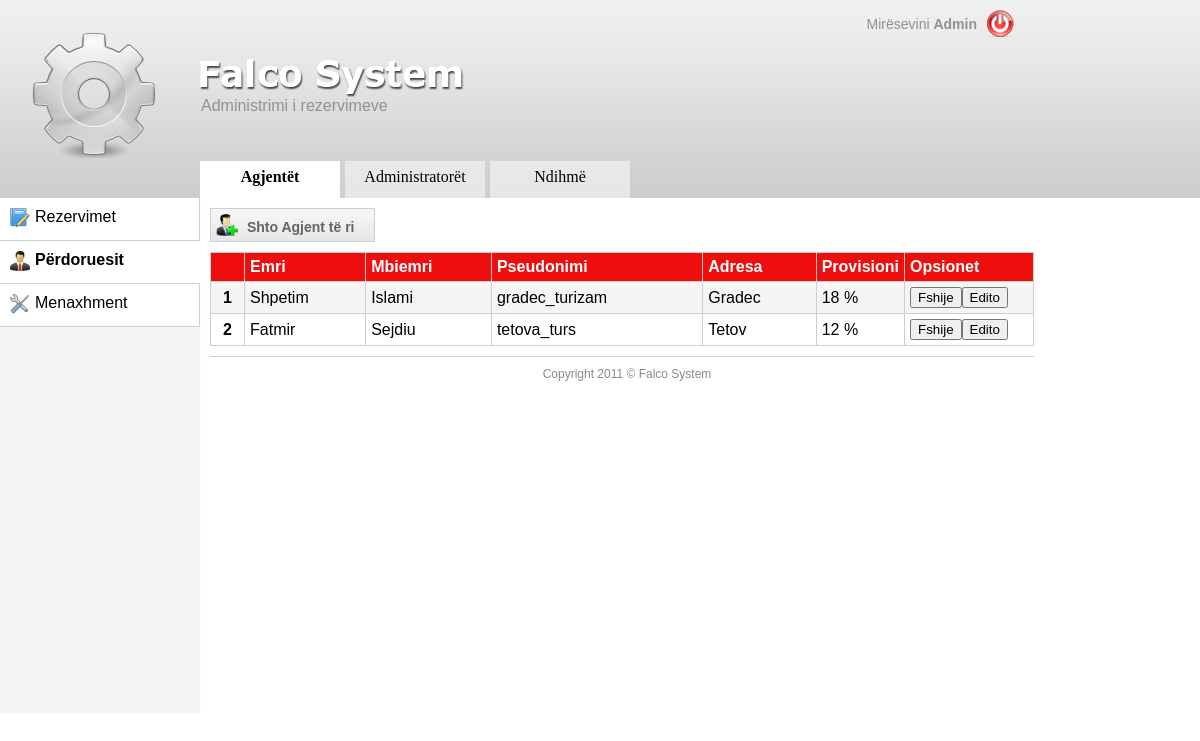
Before: /index.php?menu=perdoruesit&submenu=agjentet (signed in) with the older database file.
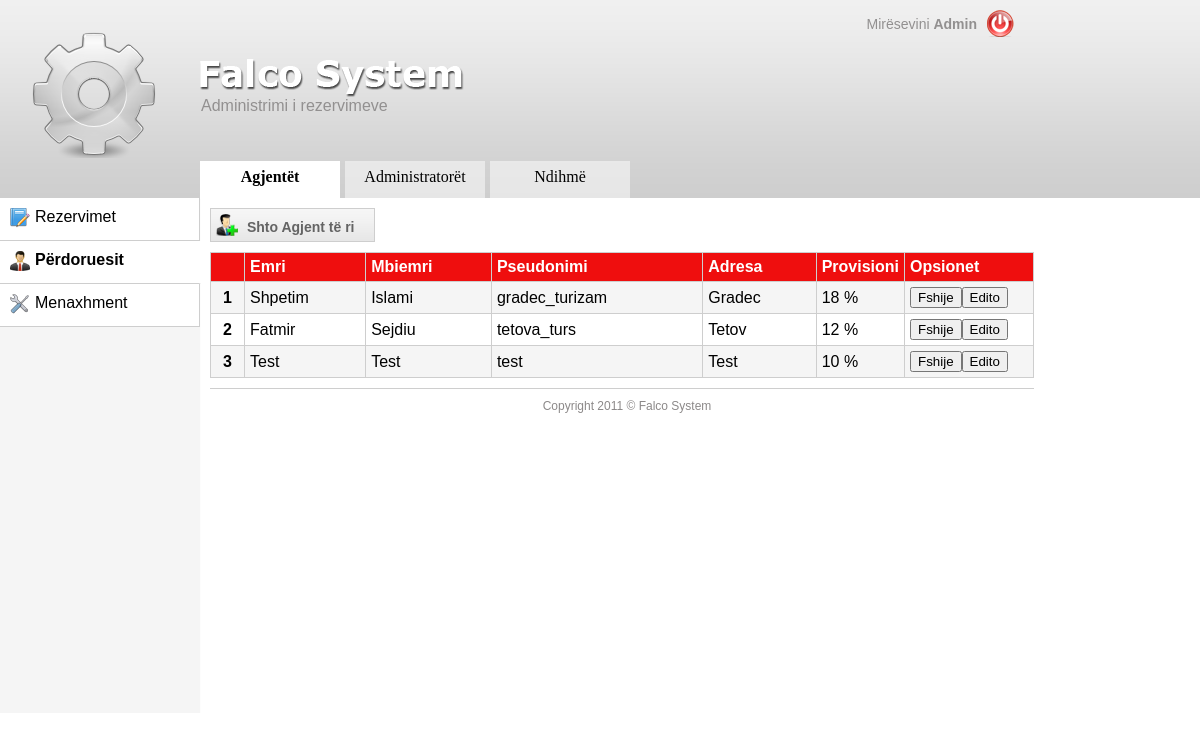
After: the same page with the newer database file.
### tables this page shows
CREATE TABLE IF NOT EXISTS `users` (
  `user_id` int(11) NOT NULL AUTO_INCREMENT,
  `firstname` varchar(255) NOT NULL,
  `lastname` varchar(255) NOT NULL,
  `address` varchar(255) NOT NULL,
  `username` varchar(255) NOT NULL,
  `password` varchar(255) NOT NULL,
  `status` enum('admin','agent') NOT NULL DEFAULT 'agent',
  `selected_provis` decimal(20,2) NOT NULL DEFAULT '0.10',
  PRIMARY KEY (`user_id`)
);

### classes/class.db.php (called while the page is built, shortened)
<?php
class MySQL
{
  private $db_con = null;
  public function connect($db_host, $db_user, $db_pass, $db_name = null, $db_persist = false)
  {
    if($db_persist)
      $this->db_con = @mysql_pconnect($db_host, $db_user, $db_pass);
    else
      $this->db_con = @mysql_connect($db_host, $db_user, $db_pass);
    return true;
  }
  public function select_db($db_name)
  {
    if($this->db_con)
    {
      $success = @mysql_select_db($db_name, $this->db_con);
      return $success ? true : false;
    }
    else
    {
      trigger_error('Must be connected to a MySQL Server', E_USER_NOTICE);
      return false;
    }
  }
  public function query($db_query, $unbuffered = false)
  {
    if($this->db_con)
    {
      if($unbuffered)
        return @mysql_unbuffered_query($db_query, $this->db_con);
      else
        return @mysql_query($db_query, $this->db_con);
    }
    else
    {
      trigger_error('Must be connected to a MySQL Server', E_USER_NOTICE);
      return false;
    }
  }
}
?>

### classes/controller.php (called while the page is built, shortened)
<?php
class controller {
function menu_switcher() {
global $page;
	switch ($page) {
			case 'perdoruesit':
			return $this->perdoruesit_switcher();
			break;
		}
	}
function perdoruesit_switcher() {
require_once 'users.class.php';
global $subpage;
	switch ($subpage) {
		case 'agjentet':
			return users_class::users('agent');
		break;
	}
}
}
?>

### classes/users.class.php (the view, shortened to what the changed rows need)
<?php
class users_class{
static function users($roli) {
	global $db;
	$i = 1;
  		 $query = $db->query("SELECT * FROM users WHERE status = '$roli'");
  		 $users='';
  		 $error='';
  		 $provisTR='';
  		 $provisTDH='';
		while($row = mysql_fetch_array($query)) {
		if ($i % 2 != "0")
		  $rowColor = "bgC1";
		else
  		  $rowColor = "bgC2";
		$firstname = $row['firstname'];			$lastname = $row['lastname'];
		$address   = $row['address'];			$username = $row['username'];
		$status    = $row['status'];			$sel_prov = $row['selected_provis'];
		if($_GET['submenu'] == "agjentet") {
			$provisTR = '<td>'.str_replace("0.","",$sel_prov).' %</td>';
		}
		$users .= '<tr class="'.$rowColor.'">
				<td style="text-align:center;"><strong>'.$i.'</strong></td>
				<td>'.$firstname.'</td>
				<td>'.$lastname.'</td>
				<td>'.$username.'</td>
				<td>'.$address.'</td>
				'.$provisTR.'
				<td width="118">
					<form action="" method="post" style="float:left;">
					<input type="hidden" name="id" value="'.$row['user_id'].'">
					<input type="submit" name="delete" value="Fshije">
					</form>
					<form action="" method="post" style="float:left;">
					<input type="hidden" name="id" value="'.$row['user_id'].'">
					<input type="submit" name="edit" value="Edito">
					</form>
				</td>
			</tr>
	     	';
		$i++;
		}
	if($_GET['submenu'] == 'agjentet'){
 		$formulari = funksionet::formulari_new_user("Agjentin","agent");
 		$usertype = "Agjent";
 		$width = 'width: 163px;';
 	}else {
 		$formulari = funksionet::formulari_new_user("Administratorin","admin");
 		$usertype = "Administrator";
 		$width = 'width: 213px;';
 	}
		if($_GET['submenu'] == "agjentet") {
			$provisTDH = '<td width="20">Provisioni</td>';
		}
 	return '<a href="#" class="lightbox"><div class="AddNewAgent" style="'.$width.'"><img style="margin:5px;border:0;" src="images/add_user.png">
			<span class="addUSERtxt">Shto '.$usertype.' të ri</span>
			</div></a>
			<div class="backdrop"></div><div class="box"><div class="close">X</div>'.$formulari.'</div>
			'.$error.'
			<table width="100%" style="margin:10px 10px 0 10px;" class="extra" cellspacing="1" cellpadding="5" border="0" >
			<tr class="bgC3" style="font-weight:bold;">
				<td></td>
				<td>Emri</td>
				<td>Mbiemri</td>
				<td>Pseudonimi</td>
				<td>Adresa</td>
				'.$provisTDH.'
				<td>Opsionet</td>
				'.$users.'
			</tr>
			</table>';
}
}
?>

### classes/functions.php (shortened to what the changed rows need)
<?php
class funksionet {
static function menu_for_reservations() {
	global $page, $subpage;
if ($_SESSION['roli'] == 'admin') {
	switch ($page) {
		case 'perdoruesit':
			$topNavigation = array('Agjentët','Administratorët','Ndihmë');
		break;
	}
}
	$topnavi = '';
	foreach ($topNavigation as $row) {
		if(funksionet::SpecialcharsCleaner($row) == ucfirst($_GET['submenu']))
			$css = 'topNavigationCurrent';
		else
			$css = 'topNavigationLinks';
		$topnavi.= '<a  class="menu_top  '.$css.'" href="index.php?menu='.$page.'&submenu='.funksionet::SpecialcharsCleaner(strtolower($row)).'">'.$row.'</a>';
	}
	return $topnavi;
}
static function left_menu() {
	if($_SESSION['roli'] == 'agent') {
		$leftNavigation = array('Rezervimet');
	}
	else {
		$leftNavigation = array('Rezervimet','Përdoruesit','Menaxhment');
	}
	$navi = '';
	foreach($leftNavigation as $row){
		if(funksionet::SpecialcharsCleaner($row) == ucfirst($_GET['menu']))
			$css = 'leftNavigationCurrent';
		else
			$css = 'LeftNavigationLinks';
		$navi .= '<a  class="menu_links '.$css.'" href="index.php?menu='.funksionet::SpecialcharsCleaner(strtolower($row)).'"><p class="menus">
					<img src="images/'.funksionet::SpecialcharsCleaner(strtolower($row)).'.png" class="left_menu_icon" >
					'.$row.'</p></a>';
	}
		return '<div id="leftside">
				'.$navi.'
				</div>
				';
}
static function SpecialcharsCleaner($string) {
$patterns = array();				$replacements = array();
$patterns[0] = '/ë/';				$replacements[2] = 'e';
$patterns[1] = '/ç/';				$replacements[1] = 'c';
$patterns[2] = '/Ç/';				$replacements[0] = 'C';
return preg_replace($patterns, $replacements, $string);
}
}

Changed rows visible on the page:
added users: firstname "Test", lastname "Test", username "test", address "Test", selected_provis "10"
